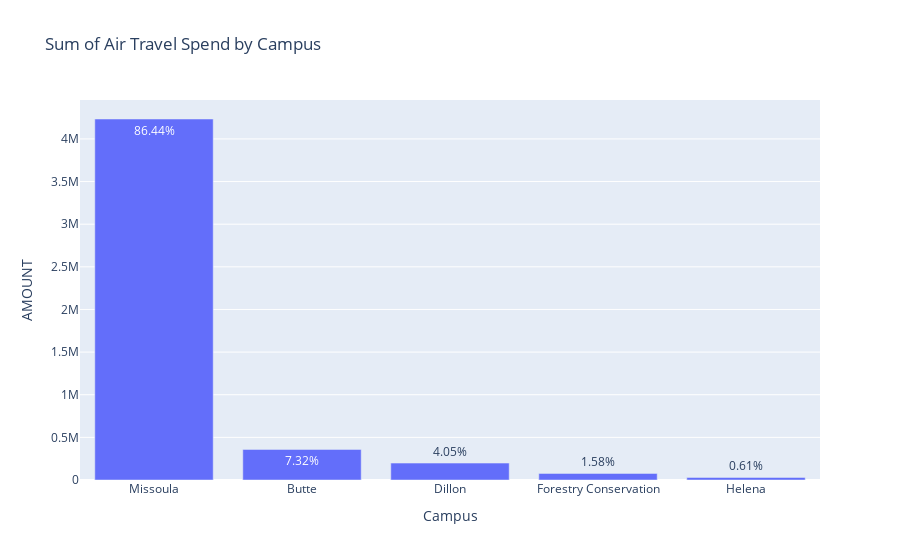

The notebook cell saved with this chart:
### Markdown cell above
### Checking which campus accounts are contributing the most

### Code cell
import plotly.express as px

# Combine the amounts for campus numbers 5 and 6
df['Campus'] = df['Campus'].replace({6: 5})

# Now group by 'Campus' and sum the 'AMOUNT'
campus_amount_sum = df.groupby('Campus')['AMOUNT'].sum().reset_index()

# Update the campus names dictionary
campus_names = {1: 'Forestry Conservation', 3: 'Missoula', 4: 'Helena', 5: 'Butte', 8: 'Dillon'}

campus_amount_sum = campus_amount_sum.sort_values(by='AMOUNT', ascending=False)

# Map the campus numbers to names for a more informative chart
campus_amount_sum['Campus'] = campus_amount_sum['Campus'].map(campus_names)

# Create a histogram using Plotly
total_amount = campus_amount_sum['AMOUNT'].sum()
campus_amount_sum['Percentage'] = (campus_amount_sum['AMOUNT'] / total_amount) * 100
fig = px.bar(campus_amount_sum, x='Campus', y='AMOUNT', title='Sum of Air Travel Spend by Campus',
             text=campus_amount_sum['Percentage'].apply(lambda x: '{:.2f}%'.format(x)))

# Where `threshold` is a value you determine is too small to fit the text inside the bars

# Show the plot
fig.show()

import plotly.io as pio

# Save the figure to the Downloads folder with a high-quality rendering
fig_path = '/Users/adamhunter/Downloads/air_travel_spend_by_campus.png'
fig.update_layout(width=1200, height=675)  # Adjusted for a wider aspect ratio at half the overall size
pio.write_image(fig, fig_path)
print(f"Chart saved to {fig_path}")
print(total_amount)

### Figure 1 — Plotly figure (JSON) as saved in the notebook; plotly's stock layout.template omitted (floating-point values rounded to 4 significant figures)
{"data": [{"alignmentgroup": "True", "hovertemplate": "Campus=%{x}<br>AMOUNT=%{y}<br>text=%{text}<extra></extra>", "legendgroup": "", "marker": {"color": "#636efa", "pattern": {"shape": ""}}, "name": "", "offsetgroup": "", "orientation": "v", "showlegend": false, "text": ["86.44%", "7.32%", "4.05%", "1.58%", "0.61%"], "textposition": "auto", "type": "bar", "x": ["Missoula", "Butte", "Dillon", "Forestry Conservation", "Helena"], "xaxis": "x", "y": [4234000.0, 358500.0, 198300.0, 77310.0, 30060.0], "yaxis": "y"}], "layout": {"barmode": "relative", "legend": {"tracegroupgap": 0}, "title": {"text": "Sum of Air Travel Spend by Campus"}, "xaxis": {"anchor": "y", "domain": [0, 1], "title": {"text": "Campus"}}, "yaxis": {"anchor": "x", "domain": [0, 1], "title": {"text": "AMOUNT"}}}}
